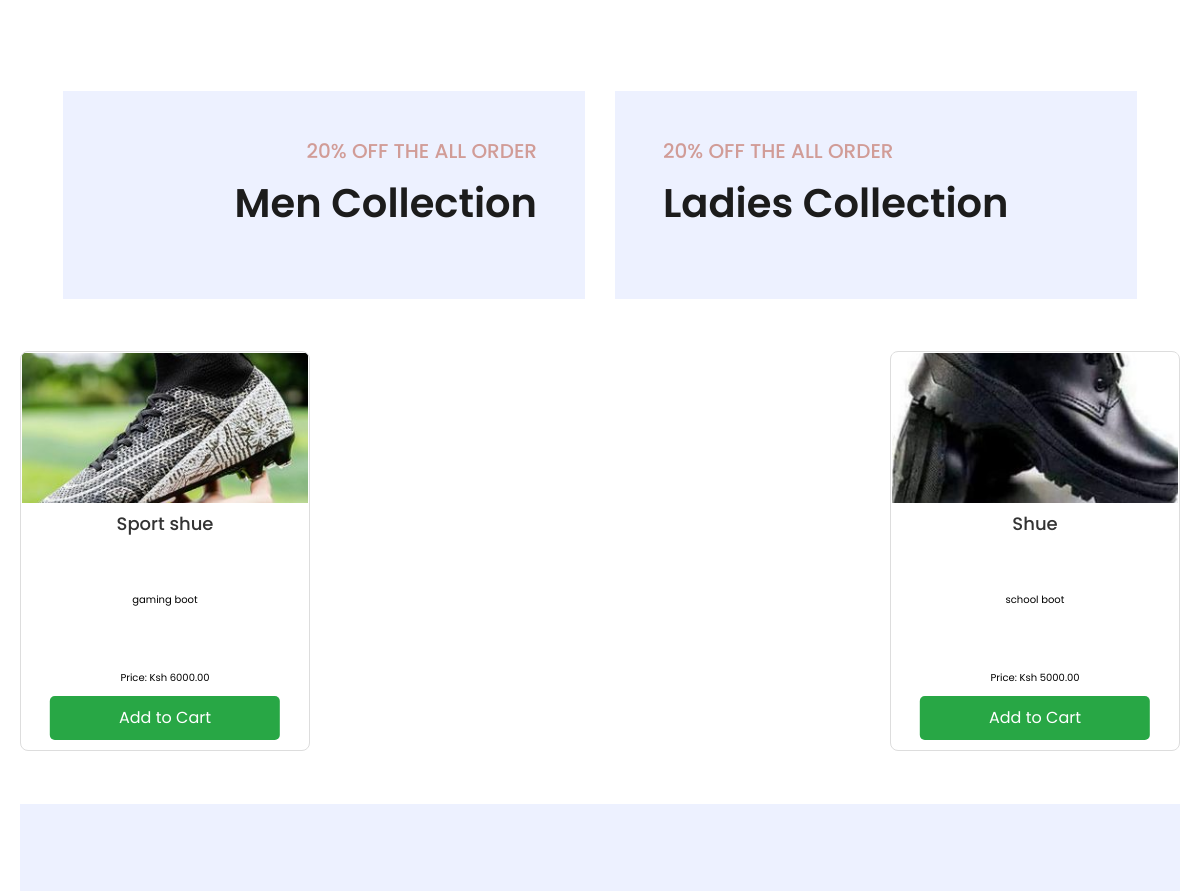
The app's page / (signed in, middle part), older data.
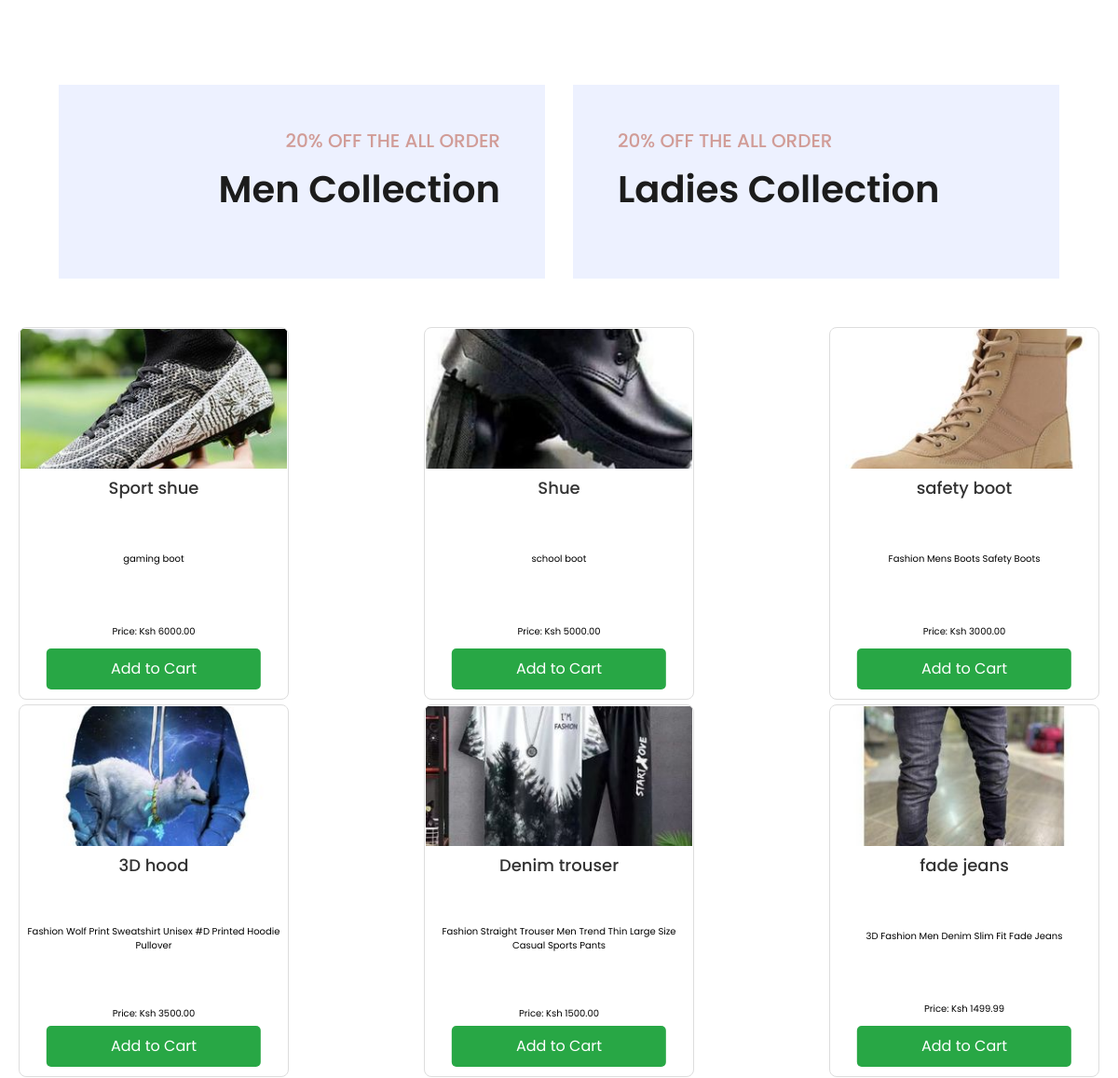
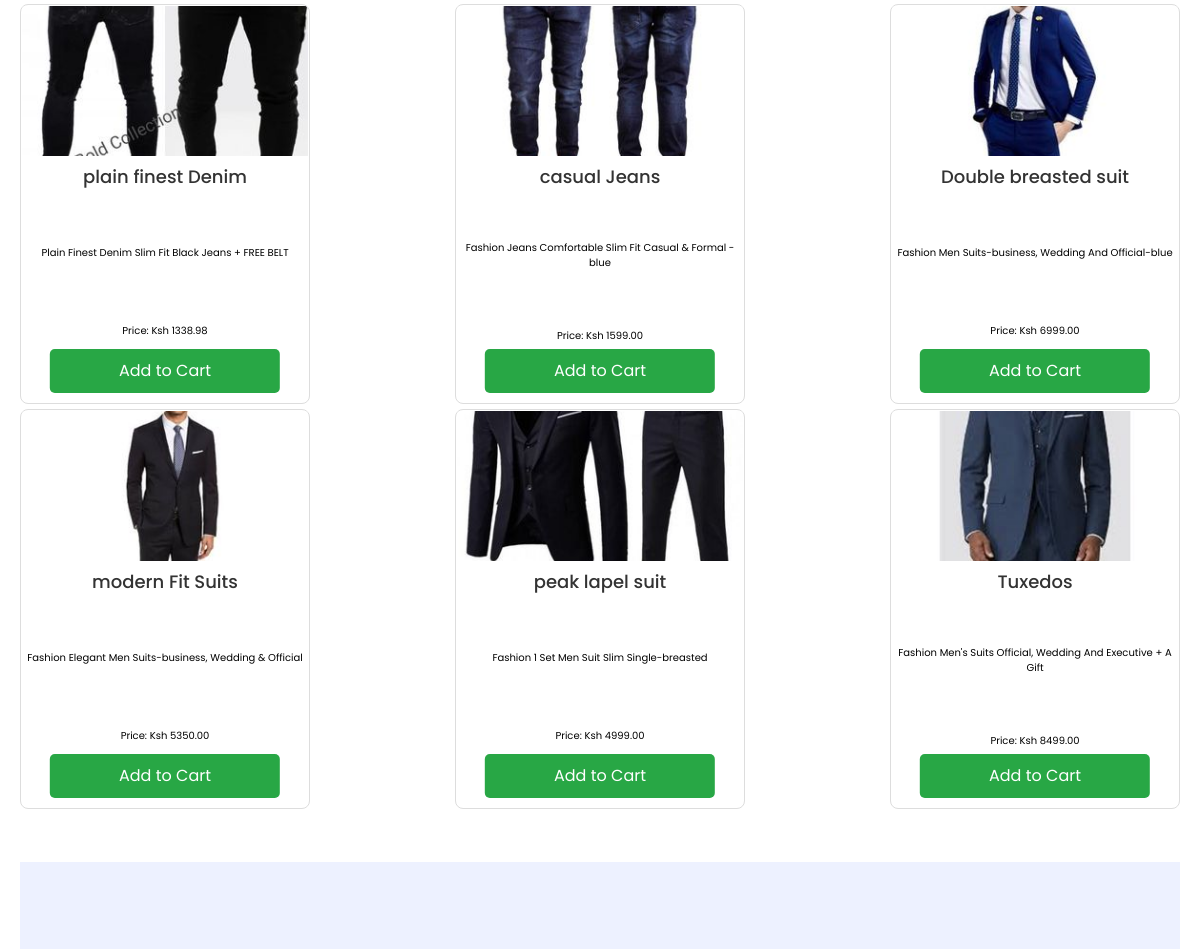
The same page, newer data (2 pictures, top to bottom).
### masterapp/models.py (models this page shows, shortened)
class Product(models.Model):
    name = models.CharField(max_length=100)
    description = models.TextField(null=True)
    price = models.DecimalField(max_digits=10, decimal_places=2)
    image = models.ImageField(upload_to='products/')

### masterapp/views.py (the view)
# urls.py: path('', views.product_list, name='product_list'),
def product_list(request):
    products = Product.objects.all()
    cart_count = CartItem.objects.filter(user=request.user).aggregate(Sum('quantity'))['quantity__sum']
    cart_count = cart_count if cart_count else 0
    price = 0
    return render(request, 'index.html', {'products': products, 'cart_count': cart_count, 'price': price})

### templates/index.html (shortened to what this page needs)
{% extends 'master.html' %}
{% load static %}
{% block content %}
    <div class="container-fluid pt-5">
        <div class="row px-xl-5 pb-3">
            <div class="col-lg-4 col-md-6 pb-1">
            </div>
            <div class="col-lg-4 col-md-6 pb-1">
            </div>
            <div class="col-lg-4 col-md-6 pb-1">
            </div>
        </div>
    </div>
    <div class="container-fluid offer pt-5">
        <div class="row px-xl-5">
            <div class="col-md-6 pb-4">
                <div class="position-relative bg-secondary text-center text-md-right text-white mb-2 py-5 px-5">
                    <div class="position-relative" style="z-index: 1;">
                        <h5 class="text-uppercase text-primary mb-3">20% off the all order</h5>
                        <h1 class="mb-4 font-weight-semi-bold">Men Collection</h1>
                    </div>
                </div>
            </div>
            <div class="col-md-6 pb-4">
                <div class="position-relative bg-secondary text-center text-md-left text-white mb-2 py-5 px-5">
                    <div class="position-relative" style="z-index: 1;">
                        <h5 class="text-uppercase text-primary mb-3">20% off the all order</h5>
                        <h1 class="mb-4 font-weight-semi-bold">Ladies Collection</h1>
                    </div>
                </div>
            </div>
        </div>
    </div>
        <div class="product-container">
        {% for product in products %}
            <div class="product-card">
                <img src="{{ product.image.url }}" alt="{{ product.name }}" width="200" height="150">
                <h2>{{ product.name }}</h2>
                <p>{{ product.description }}</p>
                <p>Price: Ksh {{ product.price }}</p>
                <a class="buy-now-button" href="{% url 'masterapp:add_to_cart' product.id %}">Add to Cart</a>
            </div>
        {% endfor %}
{% endblock %}

### templates/master.html (shortened to what this page needs)
{% load static %}
<!DOCTYPE html>
<html lang="en">
<head>
    {% block link %}
    <link rel="stylesheet" href="https://stackpath.bootstrapcdn.com/bootstrap/4.5.2/css/bootstrap.min.css">
    <link rel="stylesheet" href="https://cdnjs.cloudflare.com/ajax/libs/font-awesome/6.0.0/css/all.min.css">
    <link href="https://cdn.jsdelivr.net/npm/bootstrap@5.3.2/dist/css/bootstrap.min.css" rel="stylesheet">
    <link href="https://cdnjs.cloudflare.com/ajax/libs/font-awesome/5.10.0/css/all.min.css" rel="stylesheet">
    <link href="{% static 'lib/owlcarousel/assets/owl.carousel.css/owl.carousel.min.css' %}" rel="stylesheet">
    <link href="{% static 'css/style.css' %}" rel="stylesheet">
    <link rel="stylesheet" href="{% static 'css/index.css' %}">
    <link rel="stylesheet" href="{% static 'css/card.css' %}">
    {% endblock %}
</head>
<body>
{% block content %}
{% endblock %}
{% block footer %}
	  <div class="container-fluid bg-secondary text-dark mt-5 pt-5">
        <div class="row px-xl-5 pt-5">
        </div>
    </div>
{% endblock %}
</body>
</html>

### static/css/index.css (style rules this page uses)
.buy-now-button { display: block; margin-top: 10px; background-color: #007bff; color: #fff; text-decoration: none; padding: 5px 10px; border-radius: 5px; }

### static/css/card.css (style rules this page uses)
.product-container { display: flex; flex-wrap: wrap; justify-content: space-between; gap: 5px; padding: 20px; }
.product-card { width: 290px; height: 400px; border: 1px solid #ddd; border-radius: 8px; overflow: hidden; text-align: center; padding: 1px; background-color: #fff; transition: transform 0.3s ease, box-shadow 0.3s ease; display: flex; flex-direction: column; justify-content: space-between; position: relative; }
.product-card img { width: 100%; height: 150px; object-fit: cover; }
.product-card h2 { margin: 10px 0; font-size: 18px; color: #333; flex-grow: 1; }
.product-card p { font-size: 10px; color: black; padding: 0; flex-grow: 1; }
.product-card a { background-color: #28a745; color: #fff; border: none; padding: 10px 20px; cursor: pointer; border-radius: 5px; text-decoration: none; transition: background-color 0.3s ease; position: absolute; bottom: 10px; left: 50%; transform: translateX(-50%); width: 80%; margin-top: 5px; }

Row changes from the older to the newer data that the page shows:
added Product: image (picture), name "safety boot", description "Fashion Mens Boots Safety Boots", price "3000.00"
added Product: image (picture), name "3D hood", description "Fashion Wolf Print Sweatshirt Unisex #D Printed Hoodie Pullover", price "3500.00"
added Product: image (picture), name "Denim trouser", description "Fashion Straight Trouser Men Trend Thin Large Size Casual Sports Pants", price "1500.00"
added Product: image (picture), name "fade jeans", description "3D Fashion Men Denim Slim Fit Fade Jeans", price "1499.99"
added Product: image (picture), name "plain finest Denim", description "Plain Finest Denim Slim Fit Black Jeans + FREE BELT", price "1338.98"
added Product: image (picture), name "casual Jeans", description "Fashion Jeans Comfortable Slim Fit Casual & Formal -blue", price "1599.00"
added Product: image (picture), name "Double breasted suit", description "Fashion Men Suits-business, Wedding And Official-blue", price "6999.00"
added Product: image (picture), name "modern Fit Suits", description "Fashion Elegant Men Suits-business, Wedding & Official", price "5350.00"
added Product: image (picture), name "peak lapel suit", description "Fashion 1 Set Men Suit Slim Single-breasted", price "4999.00"
added Product: image (picture), name "Tuxedos", description "Fashion Men's Suits Official, Wedding And Executive + A Gift", price "8499.00"
